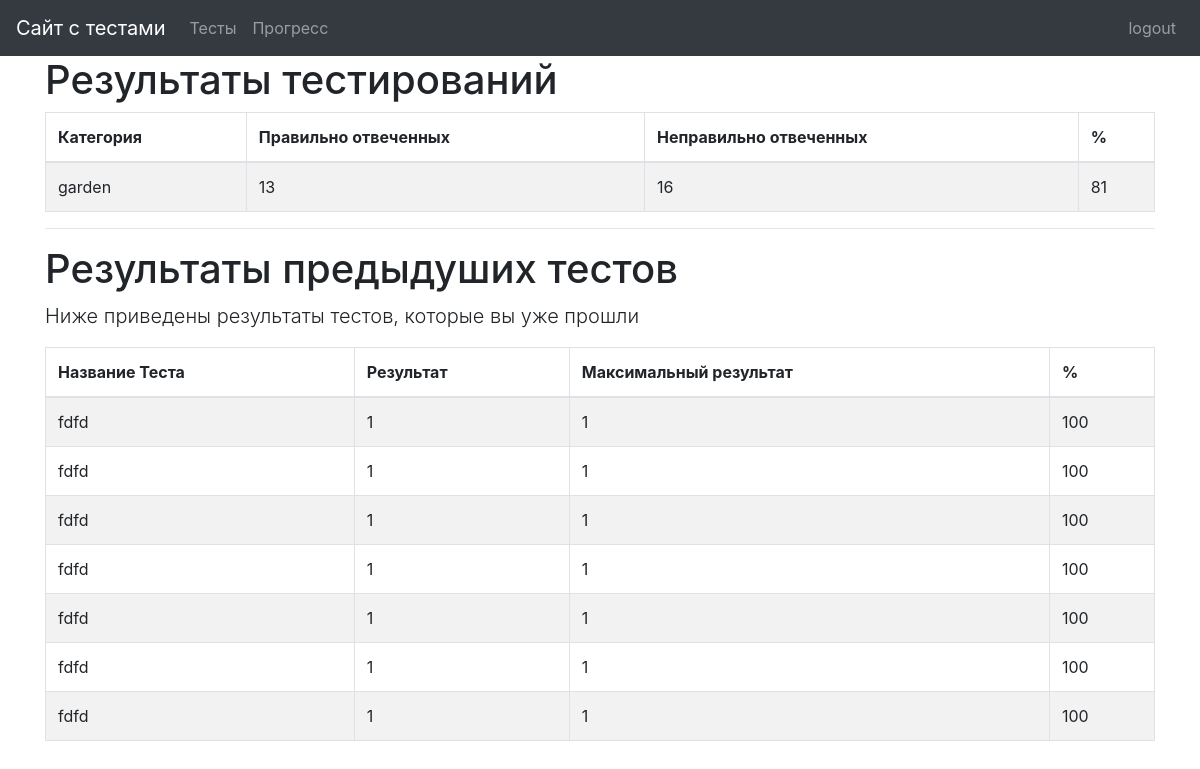
The app's page /progress/ (signed in) with its own data.
### quiz/models.py (models this page shows, shortened)
class Category(models.Model):
    category = models.CharField(
        verbose_name=_("Category"),
        max_length=250, blank=True,
        unique=True, null=True)
    objects = CategoryManager()
    class Meta:
        verbose_name = _("Category")
        verbose_name_plural = _("Categories")

class Sitting(models.Model):
    user = models.ForeignKey(settings.AUTH_USER_MODEL, verbose_name=_("User"), on_delete=models.CASCADE)
    quiz = models.ForeignKey(Quiz, verbose_name=_("Quiz"), on_delete=models.CASCADE)
    question_order = models.CharField(validators=[validate_comma_separated_integer_list],
        max_length=1024, verbose_name=_("Question Order"))
    question_list = models.CharField(validators=[validate_comma_separated_integer_list],
        max_length=1024, verbose_name=_("Question List"))
    incorrect_questions = models.CharField(validators=[validate_comma_separated_integer_list],
        max_length=1024, blank=True, verbose_name=_("Incorrect questions"))
    current_score = models.IntegerField(verbose_name=_("Current Score"))
    complete = models.BooleanField(default=False, blank=False,
                                   verbose_name=_("Complete"))
    user_answers = models.TextField(blank=True, default='{}',
                                    verbose_name=_("User Answers"))
    start = models.DateTimeField(auto_now_add=True,
                                 verbose_name=_("Start"))
    end = models.DateTimeField(null=True, blank=True, verbose_name=_("End"))
    objects = SittingManager()
    class Meta:
        permissions = (("view_sittings", _("Can see completed exams.")),)
    def _question_ids(self):
        return [int(n) for n in self.question_order.split(',') if n]
    @property
    def get_percent_correct(self):
        dividend = float(self.current_score)
        divisor = len(self._question_ids())
        if divisor < 1:
            return 0            # prevent divide by zero error
        if dividend > divisor:
            return 100
        correct = int(round((dividend / divisor) * 100))
        if correct >= 1:
            return correct
        else:
            return 0
    @property
    def get_max_score(self):
        return len(self._question_ids())

class Quiz(models.Model):
    title = models.CharField(
        verbose_name=_("Title"),
        max_length=60, blank=False)
    description = models.TextField(
        verbose_name=_("Description"),
        blank=True, help_text=_("a description of the quiz"))
    url = models.SlugField(
        max_length=60, blank=False,
        help_text=_("a user friendly url"),
        verbose_name=_("user friendly url"))
    category = models.ForeignKey(
        Category, null=True, blank=True,
        verbose_name=_("Category"), on_delete=models.CASCADE)
    random_order = models.BooleanField(
        blank=False, default=False,
        verbose_name=_("Random Order"),
        help_text=_("Display the questions in "
                    "a random order or as they "
                    "are set?"))
    max_questions = models.PositiveIntegerField(
        blank=True, null=True, verbose_name=_("Max Questions"),
        help_text=_("Number of questions to be answered on each attempt."))
    answers_at_end = models.BooleanField(
        blank=False, default=False,
        help_text=_("Correct answer is NOT shown after question."
                    " Answers displayed at the end."),
        verbose_name=_("Answers at end"))
    exam_paper = models.BooleanField(
        blank=False, default=False,
        help_text=_("If yes, the result of each"
                    " attempt by a user will be"
                    " stored. Necessary for marking."),
        verbose_name=_("Exam Paper"))
    single_attempt = models.BooleanField(
        blank=False, default=False,
        help_text=_("If yes, only one attempt by"
                    " a user will be permitted."
                    " Non users cannot sit this exam."),
        verbose_name=_("Single Attempt"))
    pass_mark = models.SmallIntegerField(
        blank=True, default=0,
        verbose_name=_("Pass Mark"),
        help_text=_("Percentage required to pass exam."),
        validators=[MaxValueValidator(100)])
    success_text = models.TextField(
        blank=True, help_text=_("Displayed if user passes."),
        verbose_name=_("Success Text"))
    fail_text = models.TextField(
        verbose_name=_("Fail Text"),
        blank=True, help_text=_("Displayed if user fails."))
    draft = models.BooleanField(
        blank=True, default=False,
        verbose_name=_("Draft"),
        help_text=_("If yes, the quiz is not displayed"
                    " in the quiz list and can only be"
                    " taken by users who can edit"
                    " quizzes."))
    class Meta:
        verbose_name = _("Test")
        verbose_name_plural = _("Tests")

### quiz/views.py (the view)
class QuizUserProgressView(TemplateView):
    template_name = 'progress.html'
    @method_decorator(login_required)
    def dispatch(self, request, *args, **kwargs):
        return super(QuizUserProgressView, self)\
            .dispatch(request, *args, **kwargs)
    def get_context_data(self, **kwargs):
        context = super(QuizUserProgressView, self).get_context_data(**kwargs)
        progress, c = Progress.objects.get_or_create(user=self.request.user)
        context['cat_scores'] = progress.list_all_cat_scores
        context['exams'] = progress.show_exams()
        return context

### quiz/models.py (called while the page is built)
    def show_exams(self):
        return Sitting.objects.filter(user=self.user, complete=True)

### quiz/templates/progress.html (shortened to what this page needs)
{% extends "base.html" %}
{% load i18n %}
{% load quiz_tags %}
{% block content %}
  {% if cat_scores %}
  <h1>{% trans "Результаты тестирований" %}</h1>
  <table class="table table-bordered table-striped">
	<thead>
	  <tr>
		<th>{% trans "Категория" %}</th>
		<th>{% trans "Правильно отвеченных" %}</th>
		<th>{% trans "Неправильно отвеченных" %}</th>
		<th>%</th>
	  </tr>
	</thead>
	<tbody>
	  {% for cat, value in cat_scores.items %}
	  <tr>
		<td>{{ cat }}</td>
		<td>{{ value.0 }}</td>
		<td>{{ value.1 }}</td>
		<td>{{ value.2 }}</td>
	  </tr>
	  {% endfor %}
	</tbody>
  </table>
  {% endif %}
  {% if exams %}
  <hr>
  <h1>{% trans "Результаты предыдуших тестов" %}</h1>
  <p class="lead">
	{% trans "Ниже приведены результаты тестов, которые вы уже прошли" %}
  </p>
  <table class="table table-bordered table-striped">
	<thead>
	  <tr>
		<th>{% trans "Название Теста" %}</th>
		<th>{% trans "Результат" %}</th>
		<th>{% trans "Максимальный результат" %}</th>
		<th>%</th>
	  </tr>
	</thead>
	<tbody>
	  {% for exam in exams %}
	  <tr>
		<td>{{ exam.quiz.title }}</td>
		<td>{{ exam.current_score }}</td>
		<td>{{ exam.get_max_score }}</td>
		<td>{{ exam.get_percent_correct }}</td>
	  </tr>
	  {% endfor %}
	</tbody>
  </table>
  {% endif %}
{% endblock %}

### records on screen
Category: cat_scores "garden"
Sitting: quiz "fdfd", current_score "1", get_max_score "1", get_percent_correct "100"
Sitting: quiz "fdfd", current_score "1", get_max_score "1", get_percent_correct "100"
Sitting: quiz "fdfd", current_score "1", get_max_score "1", get_percent_correct "100"
Sitting: quiz "fdfd", current_score "1", get_max_score "1", get_percent_correct "100"
Sitting: quiz "fdfd", current_score "1", get_max_score "1", get_percent_correct "100"
Sitting: quiz "fdfd", current_score "1", get_max_score "1", get_percent_correct "100"
Sitting: quiz "fdfd", current_score "1", get_max_score "1", get_percent_correct "100"

### other values on screen
{{ value.0 }} "13"
{{ value.1 }} "16"
{{ value.2 }} "81"
